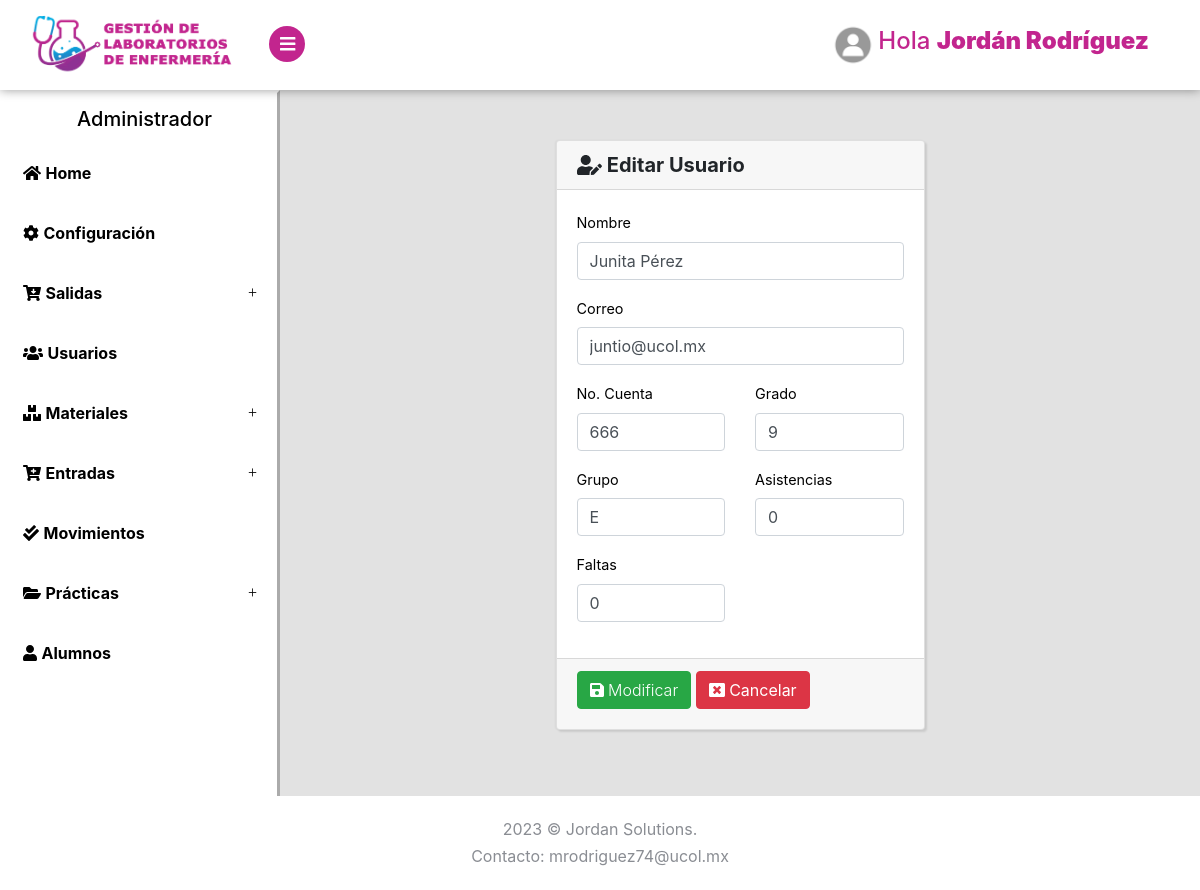
Before: /Alumnos/editar?id=1 (signed in) with the older database file.
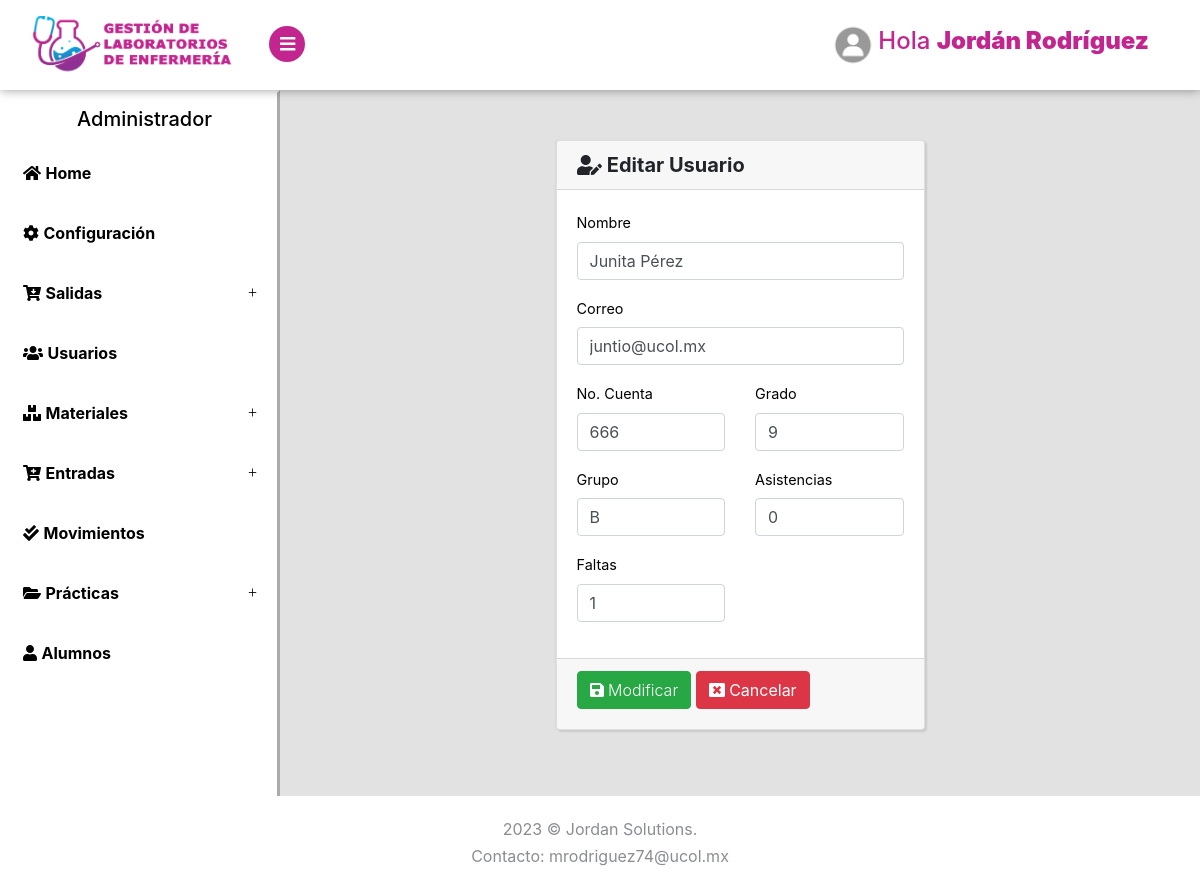
After: the same page with the newer database file.
### tables this page shows
CREATE TABLE `alumnos` (
  `id` int(11) NOT NULL,
  `usuario` varchar(20) NOT NULL,
  `nombre` varchar(100) NOT NULL,
  `correo` varchar(100) NOT NULL,
  `grado` int(2) NOT NULL,
  `grupo` varchar(10) NOT NULL,
  `asistencias` int(3) NOT NULL DEFAULT 0,
  `faltas` int(3) NOT NULL DEFAULT 0,
  `rol` int(2) NOT NULL DEFAULT 1,
  `clave` varchar(150) NOT NULL,
  `estado` tinyint(4) NOT NULL DEFAULT 1,
  `perfil` varchar(150) NOT NULL DEFAULT 'perfil.jpg'
);

CREATE TABLE `configuracion` (
  `id` int(11) NOT NULL,
  `facultad` varchar(200) NOT NULL,
  `calle` varchar(200) NOT NULL,
  `colonia` varchar(200) NOT NULL,
  `cp` int(11) NOT NULL,
  `ciudad` varchar(200) NOT NULL,
  `semestres` int(2) NOT NULL
);

### Libraries/Core/Views.php (called while the page is built)
<?php
class Views{
    function getView($controller, $view, $alert="", $data1 = "", $data2 = "", $data3 = "", $data4 = "", $data5 = "")
    {
        $controller = get_class($controller);
        if ($controller == "Login") {
            $view = "Views/".$view.".php";
        }else{
            $view = "Views/" . $controller . "/" . $view . ".php";
        }
        require_once($view);
    }
}
?>

### index.php (called while the page is built, shortened)
<?php
require_once("Helpers/Helpers.php");
require_once("Libraries/Core/Load.php");
?>

### Helpers/Helpers.php (called while the page is built, shortened)
<?php
function base_url()
{
    return BASE_URL;
}
?>

### Libraries/Core/Mysql.php (called while the page is built, shortened)
<?php
class Mysql extends Conexion{
    private $conexion;
    function __construct()
    {
        $this->conexion = new Conexion();
        $this->conexion = $this->conexion->conect();
    }
    public function select(string $query){
        $this->strquery = $query;
        $result = $this->conexion->prepare($this->strquery);
        $result->execute();
        $data = $result->fetch(PDO::FETCH_ASSOC);
        return $data;
    }
}
?>

### Libraries/Core/Conexion.php (called while the page is built)
<?php
class Conexion{
    private $conect;
    public function __construct()
    {
      $conexion = "mysql:host=".HOST.";dbname=".BD.";.CHARSET.";
      try {
          $this->conect = new PDO($conexion, DB_USER, PASS);
          $this->conect->setAttribute(PDO::ATTR_ERRMODE, PDO::ERRMODE_EXCEPTION);
      } catch (PDOException $e) {
          $this->conect = "Error en la conexion";
          echo "Error: " . $e->getMessage();
      }
    }
    public function conect()
    {
        return $this->conect;
    }
}
?>

### Models/AlumnosModel.php (called while the page is built, shortened)
<?php
class AlumnosModel extends Mysql{
    public function configuracion()
    {
        $sql = "SELECT * FROM configuracion";
        $res = $this->select($sql);
        return $res;
    }
    public function editarAlumnos(int $id)
    {
        $this->id = $id;
        $sql = "SELECT * FROM alumnos WHERE id = '{$this->id}'";
        $res = $this->select($sql);
        return $res;
    }
}
?>

### Views/Alumnos/Editar.php (the view, shortened to what the changed rows need)
<?php if($_SESSION['rol'] <= 1){ ?>
<div class="page-content2">
    <section>
        <div class="card container-fluid2 text-center">
            <div class="card-header"><i class="fas fa-exclamation-circle"></i> ERROR</div>
            <div class="card-body">
                <img src="../Assets/img/unicornio.png" style="height: 400px; ">
                <h5 class="card-title">Error: No tienes acceso a esta página.</h5>
            </div>
            <div class="card-footer text-muted">
              <a href="<?php echo base_url() ?>Dashboard/Alumnos" class="btn btn-primary">Ir al inicio</a>
            </div>
        </div>
    </section>
</div>
<?php }  else { ?>
<div class="page-content">
    <section>
        <div class="row">
            <div class="col-lg-6 mt-auto">
                <div class="card container-fluid2">
                    <h5 class="card-header"><i class="fa fa-user-edit"></i> <strong>Editar Usuario</strong></h5>
                    <form method="post" action="<?php echo base_url(); ?>Alumnos/actualizar" autocomplete="off">
                        <div class="card-body">
                            <div class="form-group">
                                <label for="nombre">Nombre</label>
                                <input id="nombre" class="form-control" type="text" name="nombre" placeholder="Nombre" value="<?php echo $data1['nombre']; ?>" required>
                            </div>
                            <div class="form-group">
                                 <label for="nombre">Correo</label>
                                 <input id="correo" class="form-control" type="email" name="correo" placeholder="Correo" value="<?php echo $data1['correo']; ?>" required>
                            </div>
                            <div class="row">
                                <div class="col-lg-6">
                                    <div class="form-group">
                                        <label for="usuario">No. Cuenta</label>
                                        <input id="usuario" class="form-control" type="number" name="usuario" placeholder="No. Cuenta" min="10000000" max="99999999" value="<?php echo $data1['usuario']; ?>" required>
                                    </div>
                                </div>
                                <div class="col-lg-6">
                                    <div class="form-group">
                                        <label for="grado">Grado</label>
                                        <input id="grado" class="form-control" type="number" name="grado" max="<?php echo $data2['semestres']; ?>" placeholder="Grado" value="<?php echo $data1['grado']; ?>" required>
                                    </div>
                                </div>
                                <div class="col-lg-6">
                                    <div class="form-group">
                                        <label for="grupo">Grupo</label>
                                        <input id="grupo" class="form-control" type="text" name="grupo" placeholder="Grupo" value="<?php echo $data1['grupo']; ?>" required>
                                    </div>
                                </div>
                                <div class="col-lg-6">
                                    <div class="form-group">
                                        <label for="asistencias">Asistencias</label>
                                        <input id="asistencias" class="form-control" type="number" name="asistencias" placeholder="Asistencias" value="<?php echo $data1['asistencias']; ?>" required>
                                    </div>
                                </div>
                                <div class="col-lg-6">
                                    <div class="form-group">
                                        <label for="faltas">Faltas</label>
                                        <input id="faltas" class="form-control" type="number" name="faltas" placeholder="Faltas" value="<?php echo $data1['faltas']; ?>" required>
                                    </div>
                                </div>
                            </div>
                        </div>
                        <div class="card-footer">
                            <button class="btn btn-success mb-2" type="submit"><i class="fas fa-save"></i> Modificar</button>
                            <a href="<?php echo base_url(); ?>Alumnos/Listar" class="btn btn-danger mb-2"><i class="fas fa-window-close"></i> Cancelar</a>
                        </div>
                    </form>
                </div>
            </div>
        </div>
    </section>
</div>
<?php } ?>

Changed rows visible on the page:
changed alumnos "Junita Pérez": grupo "E" → "B"; faltas "0" → "1"
now on this page (row edited): configuracion: grado "9"
